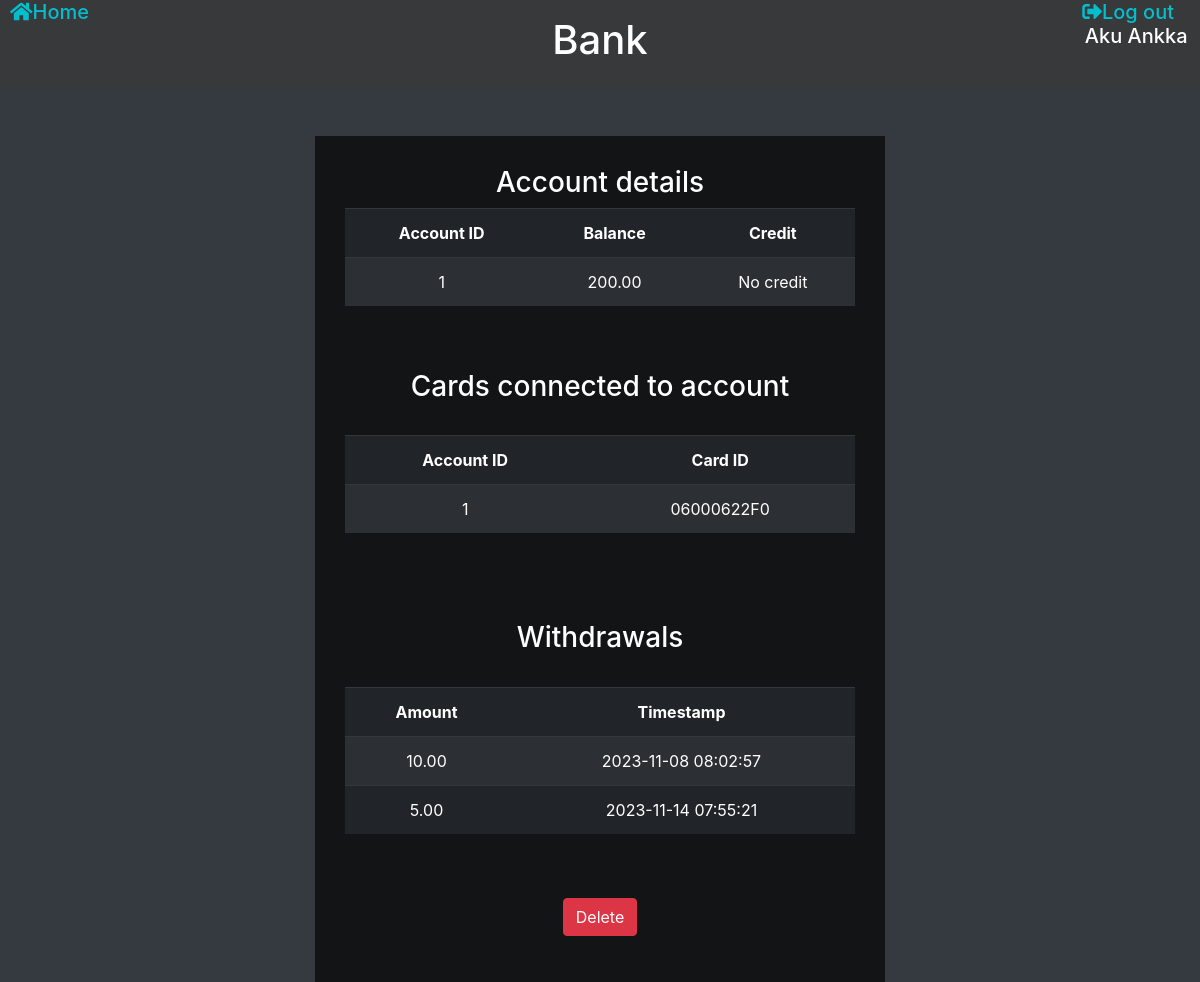
The app's page /accountDetails.php?id=1 (signed in) with its own data.
### tables this page shows
CREATE TABLE IF NOT EXISTS `customer_has_account` (
  `idcustomer` INT NOT NULL,
  `idaccount` INT NOT NULL,
  PRIMARY KEY (`idcustomer`, `idaccount`),
  INDEX `fk_customer_has_account_account1_idx` (`idaccount` ASC) VISIBLE,
  INDEX `fk_customer_has_account_customer1_idx` (`idcustomer` ASC) VISIBLE,
  CONSTRAINT `fk_customer_has_account_customer1`
    FOREIGN KEY (`idcustomer`)
    REFERENCES `customer` (`idcustomer`)
    ON DELETE NO ACTION
    ON UPDATE NO ACTION,
  CONSTRAINT `fk_customer_has_account_account1`
    FOREIGN KEY (`idaccount`)
    REFERENCES `account` (`idaccount`)
    ON DELETE NO ACTION
    ON UPDATE NO ACTION);

CREATE TABLE IF NOT EXISTS `account` (
  `idaccount` INT NOT NULL AUTO_INCREMENT,
  `balance` DECIMAL(10,2) NOT NULL,
  `credit` DECIMAL(10,2) NULL,
  PRIMARY KEY (`idaccount`));

CREATE TABLE IF NOT EXISTS `card` (
  `idcard` VARCHAR(16) NOT NULL,
  `pin` VARCHAR(255) NOT NULL,
  `idcustomer` INT NOT NULL,
  PRIMARY KEY (`idcard`),
  INDEX `fk_card_customer1_idx` (`idcustomer` ASC) VISIBLE,
  CONSTRAINT `fk_card_customer1`
    FOREIGN KEY (`idcustomer`)
    REFERENCES `customer` (`idcustomer`)
    ON DELETE NO ACTION
    ON UPDATE NO ACTION);

CREATE TABLE IF NOT EXISTS `withdrawal` (
  `idwithdrawal` INT NOT NULL AUTO_INCREMENT,
  `idaccount` INT NOT NULL,
  `amount` DECIMAL(10,2) NOT NULL,
  `timestamp` DATETIME NOT NULL DEFAULT current_timestamp(),
  PRIMARY KEY (`idwithdrawal`),
  INDEX `fk_transactions_account1_idx` (`idaccount` ASC) VISIBLE,
  CONSTRAINT `fk_transactions_account1`
    FOREIGN KEY (`idaccount`)
    REFERENCES `account` (`idaccount`)
    ON DELETE NO ACTION
    ON UPDATE NO ACTION);

### www/accountDetails.php (the view, shortened to what this page needs)
<?php
require_once "connection.php";
$result=[];
try {
	if (isset($_GET["id"])) {
		$sql = 'SELECT * FROM account
        JOIN customer_has_account ON account.idaccount = customer_has_account.idaccount
        JOIN customer ON customer_has_account.idcustomer = customer.idcustomer
        WHERE customer.idcustomer = :idCustomer
        AND account.idaccount = :idAccount
        LIMIT 1';
        $statement = $connect->prepare($sql);
        $paramCustomerId = $_SESSION["userID"];
        $paramAccountId = $_GET["id"];
        $statement->bindparam(":idCustomer", $paramCustomerId);
        $statement->bindparam(":idAccount", $paramAccountId);
        $statement->execute();
        $result = $statement->fetchAll();
	}
} catch (Exception $error) {
	echo "Error" . $error->getMessage();
}
try {
	if (isset($_GET["id"])) {
		$sql = 'SELECT * FROM withdrawal
        JOIN account ON withdrawal.idaccount = account.idaccount
        JOIN customer_has_account ON account.idaccount = customer_has_account.idaccount
        JOIN customer ON customer_has_account.idcustomer = customer.idcustomer
        WHERE customer.idcustomer = :idCustomer
        AND withdrawal.idaccount = :idAccount';
        $statement = $connect->prepare($sql);
        $paramCustomerId = $_SESSION["userID"];
        $paramAccountId = $_GET["id"];
        $statement->bindparam(":idCustomer", $paramCustomerId);
        $statement->bindparam(":idAccount", $paramAccountId);
        $statement->execute();
        $result2 = $statement->fetchAll();
	}
} catch (Exception $error) {
	echo "Error" . $error->getMessage();
}
try {
	$sql = 'SELECT card.idcard, account.idaccount FROM customer
	JOIN card ON customer.idcustomer = card.idcustomer
	JOIN card_has_account ON card.idcard = card_has_account.idcard
	JOIN account ON card_has_account.idaccount = account.idaccount
	WHERE customer.idcustomer = :idCustomer
    AND account.idaccount = :idAccount';
	$statement = $connect->prepare($sql);
	$paramCustomerId = $_SESSION["userID"];
    $paramAccountId = $_GET["id"];
	$statement->bindparam(":idCustomer", $paramCustomerId);
    $statement->bindparam(":idAccount", $paramAccountId);
	$statement->execute();
	$result3 = $statement->fetchAll();
} catch (Exception $error) {
	echo "Error" . $error->getMessage();
}
?>
<!DOCTYPE html>
<html lang="fi">
<head>
	<link rel="stylesheet" href="https://maxcdn.bootstrapcdn.com/bootstrap/4.1.3/css/bootstrap.min.css">
	<link rel="stylesheet" href="https://use.fontawesome.com/releases/v5.3.1/css/all.css">
	<link rel="stylesheet" href="stylesheet.css">
	<link rel="stylesheet" type="text/css" href="https://cdn.datatables.net/v/bs4/dt-1.12.1/r-2.3.0/datatables.min.css"/>
    <link rel="stylesheet" href="stylesheet.css">
</head>
<body class="bg-dark text-white ">
	<?php include 'header.php';?>
	<main class="container text-center">
	<div class="row">
		<div class="col-md-3 mx-auto"></div>
		<div style="background-color:rgba(0, 0, 0, 0.65); padding: 30px;" class="col-md-6 mx-auto">
            <h3>Account details</h3>
		    <div class="form-group">
                <table id="table" class="table table-dark table-striped">
                    <thead>
                        <tr class="font-weight-bold">
                            <td>Account ID</td>
                            <td>Balance</td>
                            <td>Credit</td>
                        </tr>
                    </thead>
                    <tbody>
                    <?php
                        if ($result === NULL) {
                            echo "You have no accounts.";
                        } else {
                            foreach ($result as $value) {
                                echo '<tr><td>' . htmlspecialchars($value['idaccount']) . '</td>
                                <td>' . htmlspecialchars($value['balance']) . "</td>
                                <td>";
                                if($value['credit'] === NULL) {
                                    echo "No credit";
                                } else {
                                    echo htmlspecialchars($value['credit']);
                                }
                                echo "</td>
                                </tr>";
                            }
                        }
                    ?>
                    </tbody>
                </table><br><br>
                <h3>Cards connected to account</h3>
                <br>
                <table id="cardTable" class="table table-dark table-striped">
                    <thead>
                        <tr class="font-weight-bold">
                            <td>Account ID</td>
                            <td>Card ID</td>
                        </tr>
                    </thead>
                    <tbody>
                    <?php
                        if (count($result3) === 0) {
                            echo "<tr><td colspan='2'>You have no cards on this account.</td></tr>";
                        } else {
                            foreach ($result3 as $value) {
                                echo '<tr><td>' . htmlspecialchars($value['idaccount']) . '</td>
                                <td>' . htmlspecialchars($value['idcard']) . "</td>
                                </tr>";
                            }
                        }
                    ?>
                    </tbody>
			    </table><br><br><br>
                <h3>Withdrawals</h3>
                <br>
                <table id="withdrawalTable" class="table table-dark table-striped">
                    <thead>
                        <tr class="font-weight-bold">
                            <td>Amount</td>
                            <td>Timestamp</td>
                        </tr>
                    </thead>
                    <tbody>
                    <?php
                        if (count($result2) === 0) {
                            echo "<tr><td colspan='2'>You have no withdrawals on this account.</td></tr>";
                        } else {
                            foreach ($result2 as $value) {
                                echo '<tr>
                                <td>' . htmlspecialchars($value['amount']) . '</td>
                                <td>' . htmlspecialchars($value['timestamp']) . "</td>
                                </tr>";
                            }
                        }
                    ?>
                    </tbody>
                </table><br><br>
                <a href="<?php echo "deleteAccount.php?delID=" . $result[0]["idaccount"]; ?>" role="button" class="btn btn-danger"  onClick="return confirm('Are you sure you want to delete this account and the cards associated with it?')">Delete</a>
		    </div>
		  </div>
		  <div class="col-md-3 mx-auto"></div>
		</div>
	</main>
</body>
</html>

### www/header.php
<?php
	echo '
		<header class="text-center p-3 mb-5" style="position: sticky; top: 0; z-index: 2; background-color: rgba(58, 58, 58, 0.8)">
		<h1>Bank';
	if (isset($_SESSION["login"])) {
		echo '<span class="float-left" style="font-size: 20px; position: absolute; top: 0; left: 0; padding-left: 10px;""><a class="pr-3" style="color: #03BFCE;" href="index.php"><i class="fas fa-home"></i>Home</a></span>';
		echo '<span class="float-right" style="font-size: 20px; position: absolute; top: 0; right: 0; padding-right: 10px;""><a class="pr-3" style="color: #03BFCE;" href="logout.php"><i class="fas fa-sign-out-alt"></i>Log out</a>
		<br><a class="pr-3" style="color: #FFFFFF" href="ownDetails.php"><p> ' . $_SESSION["name"] . '</p></a></span>';
	} else {
		echo '<span class="float-right" style="font-size: 20px; position: absolute; top: 0; right: 0; padding-right: 10px;">
			 <a class="pr-3" style="color: #03BFCE;" href="login.php"><i class="fas fa-sign-in-alt"></i>Log in</a></span>';
	}
	echo '</h1>';
	echo '</header>';
?>

### www/stylesheet.css (style rules this page uses)
body { background-image: url("https://images.nationalgeographic.org/image/upload/v1638892272/EducationHub/photos/hoh-river-valley.jpg"); background-attachment: fixed; }

### records on screen
customer_has_account: idaccount "1", idaccount.balance "200.00"
card: account.idaccount "1", idcard "06000622F0"
withdrawal: amount "10.00", timestamp "2023-11-08 08:02:57"
withdrawal: amount "5.00", timestamp "2023-11-14 07:55:21"

### other values on screen
$_SESSION["name"] "Aku Ankka"
